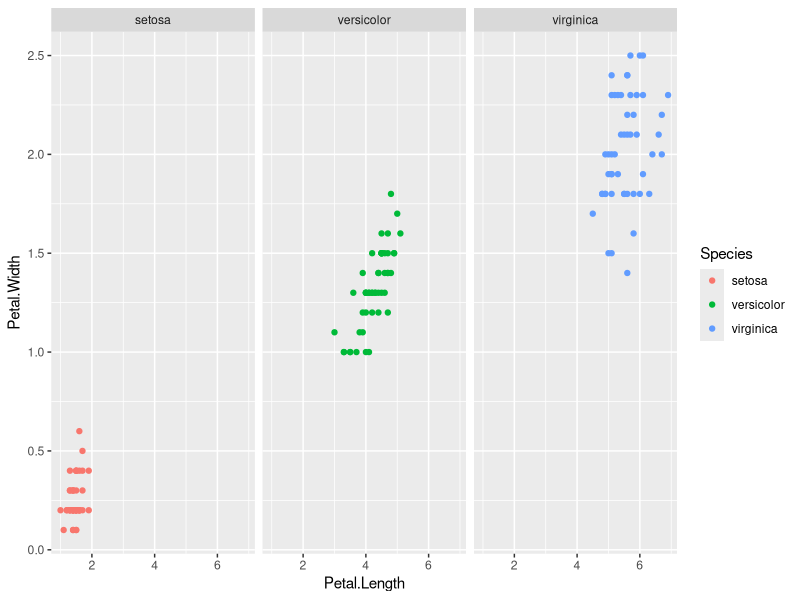

Write R code to recreate this figure.
## ---- chunk 1
knitr::opts_chunk$set(echo = TRUE)
## ---- chunk 2
library(tidyverse)

View(iris)
## ---- chunk 3

iris_scatter <- ggplot(iris, aes(x = Petal.Length, y = Petal.Width)) +
  geom_point(aes(colour = Species)) +
  facet_wrap(~Species)

iris_scatter

